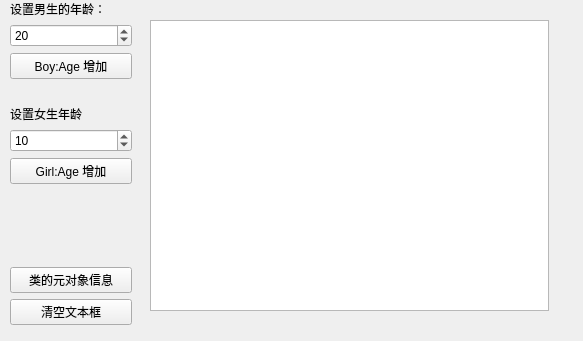
<?xml version="1.0" encoding="UTF-8"?>
<ui version="4.0">
 <class>ExWidget</class>
 <widget class="QWidget" name="ExWidget">
  <property name="geometry">
   <rect>
    <x>0</x>
    <y>0</y>
    <width>583</width>
    <height>341</height>
   </rect>
  </property>
  <property name="windowTitle">
   <string>ExWidget</string>
  </property>
  <widget class="QPlainTextEdit" name="textEdit">
   <property name="geometry">
    <rect>
     <x>150</x>
     <y>20</y>
     <width>399</width>
     <height>291</height>
    </rect>
   </property>
  </widget>
  <widget class="QWidget" name="layoutWidget">
   <property name="geometry">
    <rect>
     <x>10</x>
     <y>0</y>
     <width>122</width>
     <height>325</height>
    </rect>
   </property>
   <layout class="QGridLayout" name="gridLayout">
    <item row="9" column="0">
     <widget class="QPushButton" name="btnMetaObject">
      <property name="text">
       <string>类的元对象信息</string>
      </property>
     </widget>
    </item>
    <item row="5" column="0">
     <widget class="QLabel" name="labGril">
      <property name="text">
       <string>设置女生年龄</string>
      </property>
     </widget>
    </item>
    <item row="6" column="0">
     <widget class="QSpinBox" name="spinGril">
      <property name="value">
       <number>10</number>
      </property>
     </widget>
    </item>
    <item row="10" column="0">
     <widget class="QPushButton" name="btnClean">
      <property name="text">
       <string>清空文本框</string>
      </property>
     </widget>
    </item>
    <item row="8" column="0">
     <spacer name="verticalSpacer">
      <property name="orientation">
       <enum>Qt::Orientation::Vertical</enum>
      </property>
      <property name="sizeHint" stdset="0">
       <size>
        <width>20</width>
        <height>40</height>
       </size>
      </property>
     </spacer>
    </item>
    <item row="2" column="0">
     <widget class="QPushButton" name="btnBoyAdd">
      <property name="text">
       <string>Boy:Age 增加</string>
      </property>
     </widget>
    </item>
    <item row="7" column="0">
     <widget class="QPushButton" name="btnGrilAdd">
      <property name="text">
       <string>Girl:Age 增加</string>
      </property>
     </widget>
    </item>
    <item row="1" column="0">
     <widget class="QSpinBox" name="spinBoy">
      <property name="value">
       <number>20</number>
      </property>
     </widget>
    </item>
    <item row="3" column="0">
     <spacer name="verticalSpacer_2">
      <property name="orientation">
       <enum>Qt::Orientation::Vertical</enum>
      </property>
      <property name="sizeType">
       <enum>QSizePolicy::Policy::Fixed</enum>
      </property>
      <property name="sizeHint" stdset="0">
       <size>
        <width>20</width>
        <height>20</height>
       </size>
      </property>
     </spacer>
    </item>
    <item row="0" column="0">
     <widget class="QLabel" name="labBoy">
      <property name="text">
       <string>设置男生的年龄：</string>
      </property>
     </widget>
    </item>
   </layout>
  </widget>
 </widget>
 <resources/>
 <connections/>
</ui>
